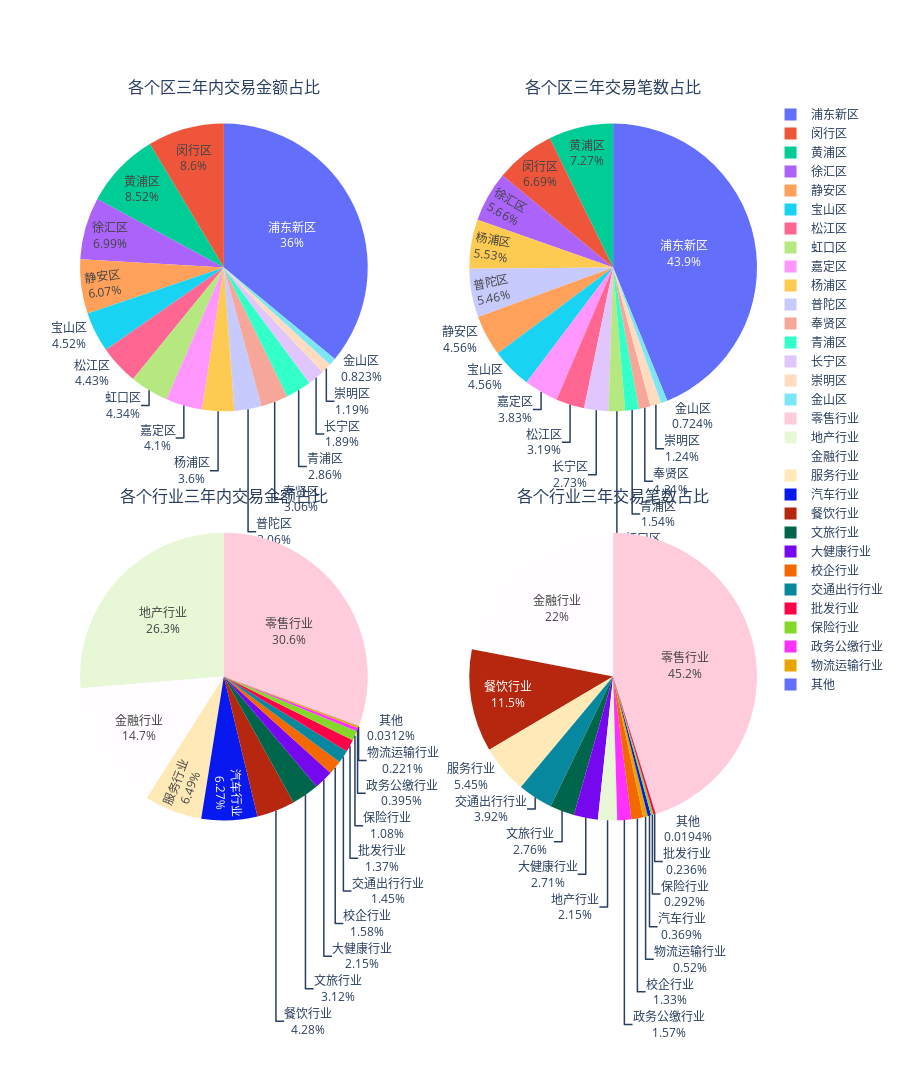

This figure's notebook cell:
### Markdown cell above
#### 各区各行业三年内交易金额与交易笔数占比

### Code cell
colData = allTransactionData["区"].tolist()
col1Data = allTransactionData["行业"].tolist()
col2Data = allTransactionData["交易金额"].tolist()
col3Data = allTransactionData["交易笔数"].tolist()
fig0 = make_subplots(
    rows=2,
    cols=2,
    horizontal_spacing=0.15,
    vertical_spacing=0.1,
    specs=[
           [{'type': 'domain'},
            {'type': 'domain'}],
           [{'type': 'domain'},
            {'type': 'domain'}],
          ],
    subplot_titles=("各个区三年内交易金额占比",
                    "各个区三年交易笔数占比",
                    "各个行业三年内交易金额占比",
                    "各个行业三年交易笔数占比"))
fig0.add_trace(go.Pie(labels=colData, values=col2Data), 1, 1)
fig0.add_trace(go.Pie(labels=colData, values=col3Data), 1, 2)
fig0.add_trace(go.Pie(labels=col1Data, values=col2Data), 2, 1)
fig0.add_trace(go.Pie(labels=col1Data, values=col3Data), 2, 2)
fig0.update_traces(textinfo="label+percent")
fig0.update_layout(autosize=False, width=900, height=1300)
fig0.show()

### Figure 1 — Plotly figure (JSON) as saved in the notebook; plotly's stock layout.template omitted (floating-point values rounded to 4 significant figures; data arrays with more than 128 entries replaced by an {"elided": "..."} marker saying what was removed)
{"data": [{"domain": {"x": [0, 0.425], "y": [0.55, 1]}, "labels": {"elided": "7859 str values"}, "textinfo": "label+percent", "type": "pie", "values": {"elided": "7859 float values"}}, {"domain": {"x": [0.575, 1], "y": [0.55, 1]}, "labels": {"elided": "7859 str values"}, "textinfo": "label+percent", "type": "pie", "values": {"elided": "7859 int values"}}, {"domain": {"x": [0, 0.425], "y": [0, 0.45]}, "labels": {"elided": "7859 str values"}, "textinfo": "label+percent", "type": "pie", "values": {"elided": "7859 float values"}}, {"domain": {"x": [0.575, 1], "y": [0, 0.45]}, "labels": {"elided": "7859 str values"}, "textinfo": "label+percent", "type": "pie", "values": {"elided": "7859 int values"}}], "layout": {"annotations": [{"font": {"size": 16}, "showarrow": false, "text": "各个区三年内交易金额占比", "x": 0.2125, "xanchor": "center", "xref": "paper", "y": 1, "yanchor": "bottom", "yref": "paper"}, {"font": {"size": 16}, "showarrow": false, "text": "各个区三年交易笔数占比", "x": 0.7875, "xanchor": "center", "xref": "paper", "y": 1, "yanchor": "bottom", "yref": "paper"}, {"font": {"size": 16}, "showarrow": false, "text": "各个行业三年内交易金额占比", "x": 0.2125, "xanchor": "center", "xref": "paper", "y": 0.45, "yanchor": "bottom", "yref": "paper"}, {"font": {"size": 16}, "showarrow": false, "text": "各个行业三年交易笔数占比", "x": 0.7875, "xanchor": "center", "xref": "paper", "y": 0.45, "yanchor": "bottom", "yref": "paper"}], "autosize": false, "height": 1300, "width": 900}}
